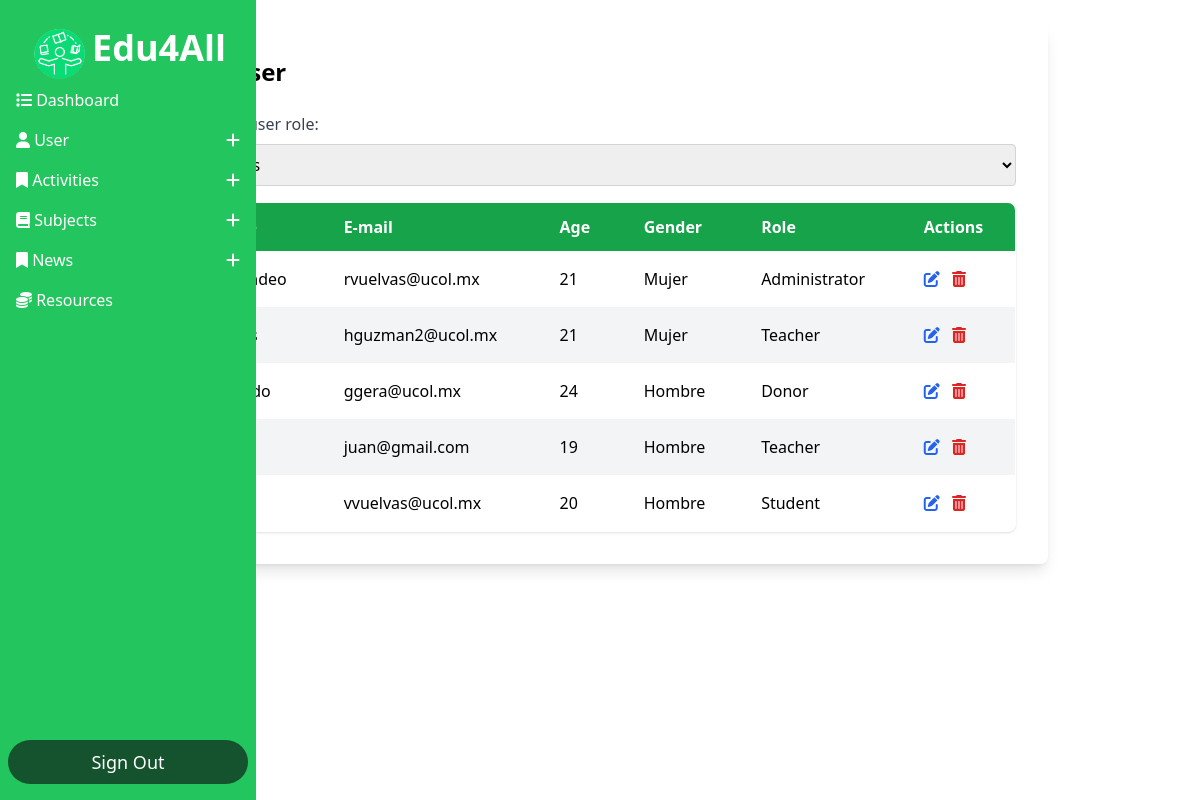
Before: /Dashboard_Admin/dashboard.php?action=listar_usuarios (signed in) with the older database file.
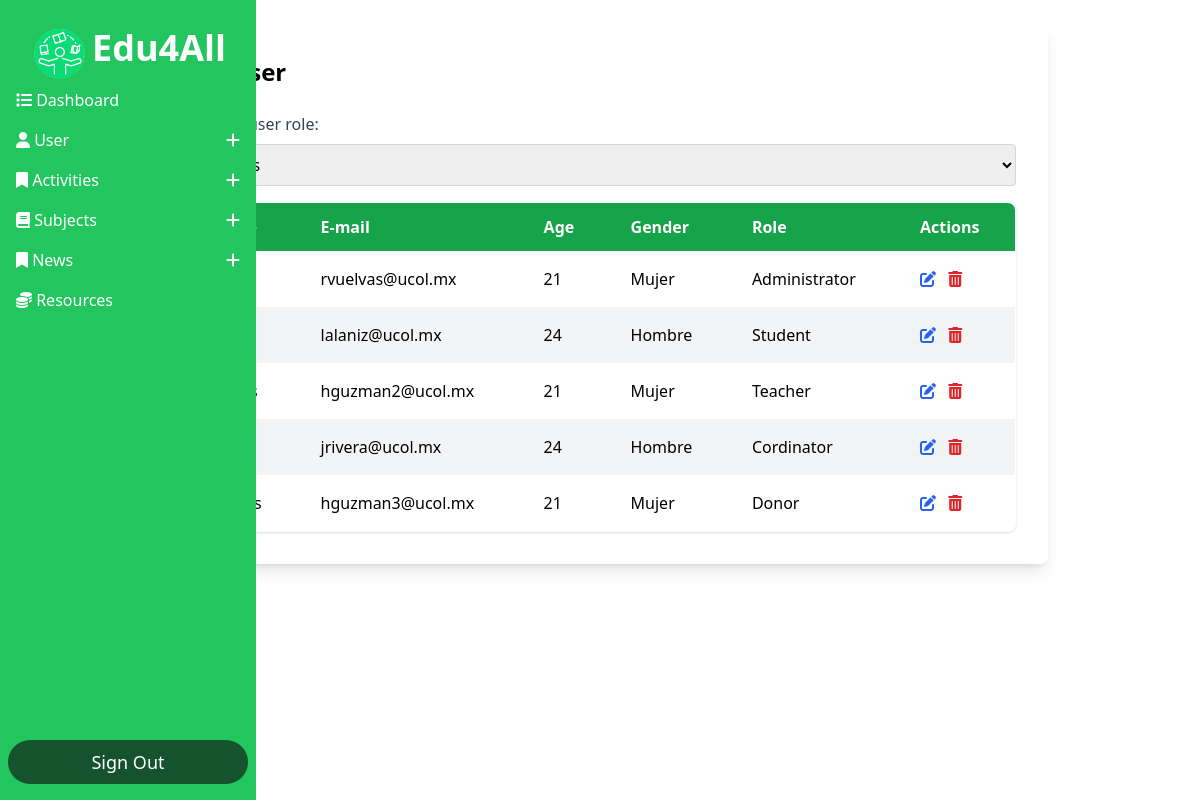
After: the same page with the newer database file.
### tables this page shows
CREATE TABLE `usuarios` (
  `id` int(11) NOT NULL,
  `nombre` varchar(100) DEFAULT NULL,
  `correo` varchar(100) DEFAULT NULL,
  `password` varchar(10) NOT NULL,
  `genero` varchar(10) DEFAULT NULL,
  `edad` int(11) DEFAULT NULL,
  `tipo_usuario` varchar(50) DEFAULT NULL,
  `fecha_nac` date NOT NULL
);

### Dashboard_Admin/manejo_sesiones.php (called while the page is built, shortened)
<?php
    include '../Conexion/contacto.php';
    $showForm3 = isset($_GET['action']) && $_GET['action'] == 'listar_usuarios';
?>

### Conexion/conexion.php (called while the page is built, shortened)
<?php
	class Conexion
	{
		private $host='localhost';
		private $usuario='root';
		private $password = '';
		private $base='escuela';
		public $sentencia;
		private $conexion;
		private function abrir_conexion(){
			$this->conexion = new mysqli($this->host,$this->usuario,$this->password,$this->base);
		}
		public function obtener_sentencia(){
			$result = $this->conexion->query($this->sentencia);
			return $result;
		}
	}
?>

### Conexion/contacto.php (called while the page is built, shortened)
<?php
    include ("conexion.php");
    class Contacto extends Conexion {
        public function consultar(){
            $this->sentencia = "SELECT * FROM usuarios";
            $result = $this->obtener_sentencia();
            return $result;
        }
    }
?>

### Dashboard_Admin/listausuarios.php (the view, shortened to what this page needs)
<?php
require_once("../Conexion/contacto.php");
$obj = new Contacto();
$tipo_usuario = isset($_POST['tipo_usuario']) ? $_POST['tipo_usuario'] : '';
if ($tipo_usuario !== '') {
    $resultado = $obj->consultaxtipo($tipo_usuario);
} else {
    $resultado = $obj->consultar();
}
?>
<div class="max-w-4xl mx-auto bg-white p-8 rounded-lg shadow-lg">
    <h1 class="text-2xl font-bold mb-6">List user</h1>
    <form method="POST" class="mb-4" id="filterForm">
        <label for="tipo_usuario" class="block mb-2 text-gray-700">Filter by user role:</label>
        <select name="tipo_usuario" id="tipo_usuario" class="block w-full p-2 border border-gray-300 rounded" onchange="document.getElementById('filterForm').submit();">
            <option value="">All Roles</option>
        </select>
    </form>
    <table class="min-w-full table-auto border-collapse border border-gray-300 rounded-lg overflow-hidden shadow">
        <thead>
            <tr class="bg-green-600 text-white">
                <th class="px-6 py-3 text-left">Name</th>
                <th class="px-6 py-3 text-left">E-mail</th>
                <th class="px-6 py-3 text-left">Age</th>
                <th class="px-6 py-3 text-left">Gender</th>
                <th class="px-6 py-3 text-left">Role</th>
                <th class="px-6 py-3 text-left">Actions</th>
            </tr>
        </thead>
        <tbody>
            <?php while ($registro = $resultado->fetch_assoc()): ?>
                <tr class="even:bg-gray-100 hover:bg-gray-200">
                    <td class="px-6 py-4"><?php echo htmlspecialchars($registro["nombre"]); ?></td>
                    <td class="px-6 py-4"><?php echo htmlspecialchars($registro["correo"]); ?></td>
                    <td class="px-6 py-4"><?php echo htmlspecialchars($registro["edad"]); ?></td>
                    <td class="px-6 py-4"><?php echo htmlspecialchars($registro["genero"]); ?></td>
                    <td class="px-6 py-4"><?php echo htmlspecialchars($registro["tipo_usuario"]);?></td>
                    <td class="px-6 py-4">
                        <form action="" method="POST" style="display:inline;">
                            <button type="submit" name="modificarBtn" class="relative group text-blue-600 hover:text-blue-800 mr-2">
                                <i class="fas fa-edit"></i>
                            </button>
                        </form>
                        <a href="#" onclick="mostrarModal(<?php echo $registro['id']; ?>)" class="relative group text-red-600 hover:text-red-800">
                            <i class="fas fa-trash-alt"></i>
                        </a>
                    </td>
                </tr>
            <?php endwhile; ?>
        </tbody>
    </table>
</div>

### Dashboard_Admin/dashboard.php (shortened to what this page needs)
<?php
    include 'manejo_sesiones.php';
?>
<!DOCTYPE html>
<html lang="es">
<head>
    <script src="https://cdn.tailwindcss.com"></script>
    <link rel="stylesheet" href="https://cdnjs.cloudflare.com/ajax/libs/font-awesome/6.0.0-beta3/css/all.min.css">
</head>
<body>
    <div class="flex flex-row">
        <?php
            include 'menu.php';
        ?>
        <main class="flex-1 p-6">
            <?php
                if ($showForm3):
                    include 'listausuarios.php';
                endif;
            ?>
        </main>
    </div>
</body>
</html>

### Dashboard_Admin/menu.php (shortened to what this page needs)
<div class="flex flex-col bg-green-500 fixed h-screen justify-between w-64 py-4 px-2">
    <div class="flex items-center text-white text-3xl px-5">
    <div class="flex-shrink-0">
        <img class="w-18 h-16 rounded-full"
             src="../SRC/logoblanco1.png"
             alt="Logo Edu4All">
    </div>
    <b class="ml-0 text-4xl">Edu4All</b>
</div>
    <div class="flex flex-col flex-auto">
        <div class="p-2 hover:bg-green-700 rounded-md transition duration-500 ease-in-out">
            <a href="?action=dashboard" class="flex flex-row space-x-3">
                <h4 class="text-white hover:text-black">
                    <i class="fa-solid fa-list"></i>
                    Dashboard
                </h4>
            </a>
        </div>
        <div class="p-2 hover:bg-green-700 rounded-md transition duration-500 ease-in-out">
            <button id="toggleUsuarios" class="flex flex-row items-center justify-between w-full focus:outline-none">
                <span class="text-white hover:text-black">
                    <i class="fa-solid fa-user"></i>
                    User
                </span>
                <span id="iconUsuarios" class="text-white">
                    <i class="fa fa-plus"></i>
                </span>
            </button>
        </div>
        <div class="p-2 hover:bg-green-700 text-white rounded-md transition duration-500 ease-in-out">
            <button id="toggleActividades" class="flex flex-row items-center justify-between w-full focus:outline-none">
                <span class="text-white hover:text-black">
                    <i class="fa-solid fa-bookmark"></i>
                    Activities
                </span>
                <span id="iconActividades" class="text-white">
                    <i class="fa fa-plus"></i>
                </span>
            </button>
        </div>
        <div class="p-2 hover:bg-green-700 text-white rounded-md transition duration-500 ease-in-out">
            <button id="toggleMaterias" class="flex flex-row items-center justify-between w-full focus:outline-none">
                <span class="text-white hover:text-black">
                    <i class="fa-solid fa-book"></i>
                    Subjects
                </span>
                <span id="iconMaterias" class="text-white">
                    <i class="fa fa-plus"></i>
                </span>
            </button>
        </div>
        <div class="p-2 hover:bg-green-700 text-white rounded-md transition duration-500 ease-in-out">
            <button id="togglenoticias" class="flex flex-row items-center justify-between w-full focus:outline-none">
                <span class="text-white hover:text-black">
                <i class="fa-solid fa-bookmark"></i>
                News
                </span>
                <span id="iconNoticias" class="text-white">
                <i class="fa fa-plus"></i>
                </span>
            </button>
        </div>
        <div class="p-2 hover:bg-green-700 rounded-md transition duration-500 ease-in-out">
            <a href="#" class="flex flex-row space-x-3">
                <h4 class="text-white hover:text-black">
                    <i class="fa-solid fa-coins"></i>
                    Resources
                </h4>
            </a>
        </div>
    </div>
    <div class="flex flex-col">
        <a class="rounded-full bg-green-900 py-2 text-white text-lg hover:bg-green-700 text-center" href="../logins/logout.php">Sign Out</a>
    </div>
</div>

Changed rows visible on the page:
removed usuarios: correo "ggera@ucol.mx", edad "24", genero "Hombre", tipo_usuario "Donor"
removed usuarios: correo "juan@gmail.com", edad "19", genero "Hombre", tipo_usuario "Teacher"
removed usuarios: correo "vvuelvas@ucol.mx", edad "20", genero "Hombre", tipo_usuario "Student"
added usuarios: correo "lalaniz@ucol.mx", edad "24", genero "Hombre", tipo_usuario "Student"
added usuarios: correo "jrivera@ucol.mx", edad "24", genero "Hombre", tipo_usuario "Cordinator"
added usuarios: correo "hguzman3@ucol.mx", edad "21", genero "Mujer", tipo_usuario "Donor"
